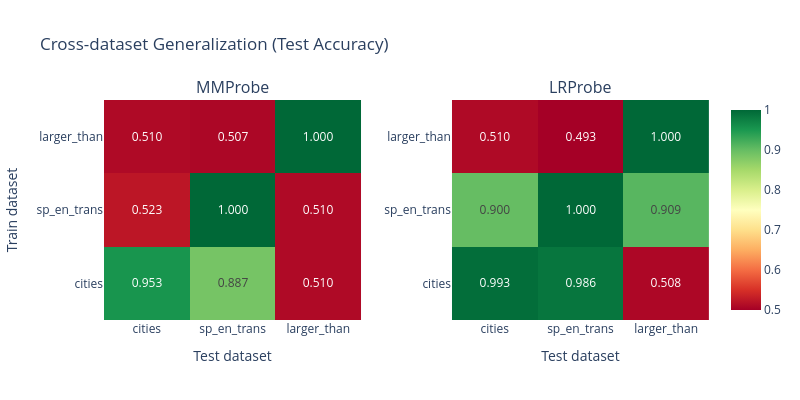

Here is the notebook cell this chart was saved with:
### Markdown cell above
### Exercise - cross-dataset generalization matrix

> ```yaml
> Difficulty: 🔴🔴🔴⚪⚪
> Importance: 🔵🔵🔵🔵🔵
>
> You should spend up to 15-20 minutes on this exercise.
> Cross-dataset generalization is the real test of whether your probe has found a universal truth direction.
> ```

Train MM and LR probes on each of the 3 curated datasets and evaluate each probe on all 3 datasets, producing 3×3 accuracy matrices. If the model has a unified truth direction, off-diagonal entries should be high. The Geometry of Truth paper reports strong cross-generalization for LR probes at 13B scale, and even stronger at 70B:

> *"The LR probes transfer almost perfectly: probes trained on any one of our three datasets achieve near-ceiling accuracy on the other two."*

Do your results agree? You should also compute pairwise cosine similarities between probe directions trained on different datasets to check whether they point in a similar direction.

### Code cell
def compute_generalization_matrix(
    train_acts: dict[str, Float[Tensor, "n d"]],
    train_labels: dict[str, Float[Tensor, " n"]],
    test_acts: dict[str, Float[Tensor, "n d"]],
    test_labels: dict[str, Float[Tensor, " n"]],
    dataset_names: list[str],
    probe_cls: type,
) -> Float[Tensor, "n_datasets n_datasets"]:
    """
    Compute a generalization matrix: entry (i, j) is the test accuracy of a probe trained on dataset i
    and evaluated on dataset j.

    Args:
        train_acts, train_labels: Training data per dataset.
        test_acts, test_labels: Test data per dataset.
        dataset_names: Names of datasets (determines matrix ordering).
        probe_cls: Probe class to use (MMProbe or LRProbe), must have from_data and pred methods.

    Returns:
        Tensor of shape [n_datasets, n_datasets] with accuracy values.
    """
    device = "cpu"
    num_datasets = len(dataset_names)
    accuracy_matrix = torch.zeros(num_datasets, num_datasets, device=device)
    for i, data_name in enumerate(dataset_names):
        probe_instance = probe_cls.from_data(train_acts[data_name].to(device), train_labels[data_name].to(device), device=device)
        for j, data_name_test in enumerate(dataset_names):
            pred_probe = probe_instance.pred(test_acts[data_name_test].to(device))
            accuracy_matrix[i, j] = torch.sum(pred_probe == test_labels[data_name_test].to(device)) / len(test_acts[data_name_test])
    return accuracy_matrix



mm_matrix = compute_generalization_matrix(train_acts, train_labels, test_acts, test_labels, DATASET_NAMES, MMProbe)
lr_matrix = compute_generalization_matrix(train_acts, train_labels, test_acts, test_labels, DATASET_NAMES, LRProbe)

assert mm_matrix.shape == (3, 3), f"Wrong shape: {mm_matrix.shape}"
assert (mm_matrix.diag() > 0.6).all(), "In-distribution accuracy should be at least 60%"

# Heatmap visualization
fig = make_subplots(rows=1, cols=2, subplot_titles=["MMProbe", "LRProbe"], horizontal_spacing=0.15)

for idx, (matrix, name) in enumerate([(mm_matrix, "MM"), (lr_matrix, "LR")]):
    text_vals = [[f"{matrix[i, j]:.3f}" for j in range(len(DATASET_NAMES))] for i in range(len(DATASET_NAMES))]
    fig.add_trace(
        go.Heatmap(
            z=matrix.numpy(),
            x=DATASET_NAMES,
            y=DATASET_NAMES,
            text=text_vals,
            texttemplate="%{text}",
            colorscale="RdYlGn",
            zmin=0.5,
            zmax=1.0,
            showscale=(idx == 1),
        ),
        row=1,
        col=idx + 1,
    )
    fig.update_yaxes(title_text="Train dataset" if idx == 0 else "", row=1, col=idx + 1)
    fig.update_xaxes(title_text="Test dataset", row=1, col=idx + 1)

fig.update_layout(title="Cross-dataset Generalization (Test Accuracy)", height=400, width=800)
fig.show()

# Cosine similarity between probe directions
mm_directions = {name: MMProbe.from_data(train_acts[name], train_labels[name]).direction for name in DATASET_NAMES}
lr_directions = {name: LRProbe.from_data(train_acts[name], train_labels[name]).direction for name in DATASET_NAMES}

print("\nPairwise cosine similarity between probe directions:")
for probe_name, directions in [("MM", mm_directions), ("LR", lr_directions)]:
    print(f"\n  {probe_name}Probe:")
    for i, n1 in enumerate(DATASET_NAMES):
        for j, n2 in enumerate(DATASET_NAMES):
            if j > i:
                d1 = directions[n1] / directions[n1].norm()
                d2 = directions[n2] / directions[n2].norm()
                print(f"    {n1} vs {n2}: {(d1 @ d2).item():.4f}")

### Figure 1 — Plotly figure (JSON) as saved in the notebook; plotly's stock layout.template omitted (floating-point values rounded to 4 significant figures)
{"data": [{"colorscale": [[0, "rgb(165,0,38)"], [0.1, "rgb(215,48,39)"], [0.2, "rgb(244,109,67)"], [0.3, "rgb(253,174,97)"], [0.4, "rgb(254,224,139)"], [0.5, "rgb(255,255,191)"], [0.6, "rgb(217,239,139)"], [0.7, "rgb(166,217,106)"], [0.8, "rgb(102,189,99)"], [0.9, "rgb(26,152,80)"], [1, "rgb(0,104,55)"]], "showscale": false, "text": [["0.953", "0.887", "0.510"], ["0.523", "1.000", "0.510"], ["0.510", "0.507", "1.000"]], "texttemplate": "%{text}", "type": "heatmap", "x": ["cities", "sp_en_trans", "larger_than"], "xaxis": "x", "y": ["cities", "sp_en_trans", "larger_than"], "yaxis": "y", "z": [[0.9533, 0.8873, 0.5101], [0.5233, 1.0, 0.5101], [0.51, 0.507, 1.0]], "zmax": 1, "zmin": 0.5}, {"colorscale": [[0, "rgb(165,0,38)"], [0.1, "rgb(215,48,39)"], [0.2, "rgb(244,109,67)"], [0.3, "rgb(253,174,97)"], [0.4, "rgb(254,224,139)"], [0.5, "rgb(255,255,191)"], [0.6, "rgb(217,239,139)"], [0.7, "rgb(166,217,106)"], [0.8, "rgb(102,189,99)"], [0.9, "rgb(26,152,80)"], [1, "rgb(0,104,55)"]], "showscale": true, "text": [["0.993", "0.986", "0.508"], ["0.900", "1.000", "0.909"], ["0.510", "0.493", "1.000"]], "texttemplate": "%{text}", "type": "heatmap", "x": ["cities", "sp_en_trans", "larger_than"], "xaxis": "x2", "y": ["cities", "sp_en_trans", "larger_than"], "yaxis": "y2", "z": [[0.9933, 0.9859, 0.5076], [0.9, 1.0, 0.9091], [0.51, 0.493, 1.0]], "zmax": 1, "zmin": 0.5}], "layout": {"annotations": [{"font": {"size": 16}, "showarrow": false, "text": "MMProbe", "x": 0.2125, "xanchor": "center", "xref": "paper", "y": 1, "yanchor": "bottom", "yref": "paper"}, {"font": {"size": 16}, "showarrow": false, "text": "LRProbe", "x": 0.7875, "xanchor": "center", "xref": "paper", "y": 1, "yanchor": "bottom", "yref": "paper"}], "height": 400, "title": {"text": "Cross-dataset Generalization (Test Accuracy)"}, "width": 800, "xaxis": {"anchor": "y", "domain": [0, 0.425], "title": {"text": "Test dataset"}}, "xaxis2": {"anchor": "y2", "domain": [0.575, 1], "title": {"text": "Test dataset"}}, "yaxis": {"anchor": "x", "domain": [0, 1], "title": {"text": "Train dataset"}}, "yaxis2": {"anchor": "x2", "domain": [0, 1], "title": {"text": ""}}}}
